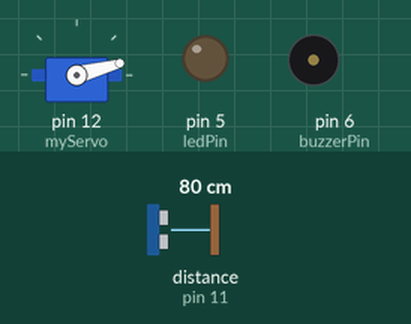
A sketch run on a simulated Arduino Uno, built with avr-gcc and run on an emulated ATmega328P. Shown: servo, output pins drawn as LEDs (lit = HIGH), buzzer (waves = sounding). Wiring (inferred from the names in the program): ultrasonic range finder: trigger pin 10; echo pin 11. The inputs (shaded band) are chosen by the test bench; at power-on: distance to the obstacle (sensor on pin 11) 80 cm. The echo pulse lasts 58.3 µs per cm; pins used as bus, display or sensor lines are not drawn; what the sketch prints to the serial monitor is not drawn.

Above: at 0.01 s.
1.3 s: distance to the obstacle (sensor on pin 11) set to 2 cm
At 2.1 s:
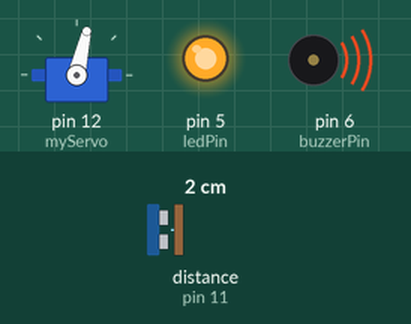
4.3 s: distance to the obstacle (sensor on pin 11) set to 19 cm
7.3 s: distance to the obstacle (sensor on pin 11) set to 24 cm
At 8.4 s:
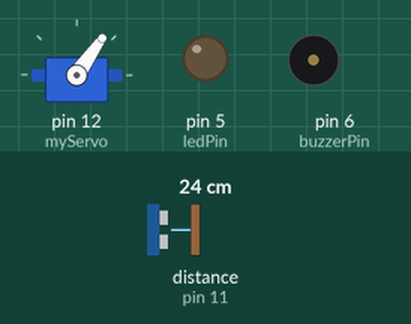
10.3 s: distance to the obstacle (sensor on pin 11) set to 18 cm
At 11.3 s:
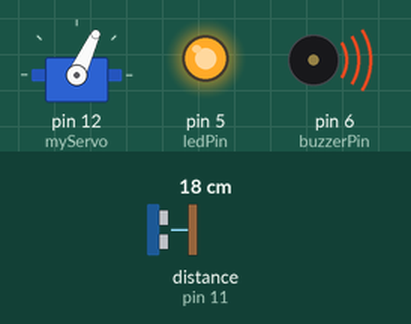
13.3 s: distance to the obstacle (sensor on pin 11) set to 35 cm
At 14.54 s:
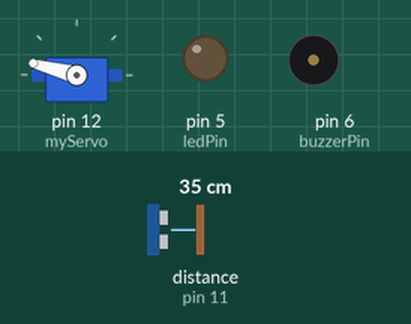
16.3 s: distance to the obstacle (sensor on pin 11) set to 4 cm
At 17.3 s:
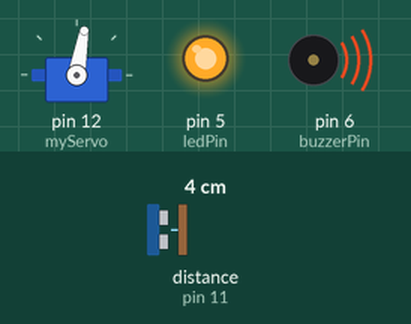
Timing chart, 0 to 20.3 s (numbered marks = the images above; inputs shaded):
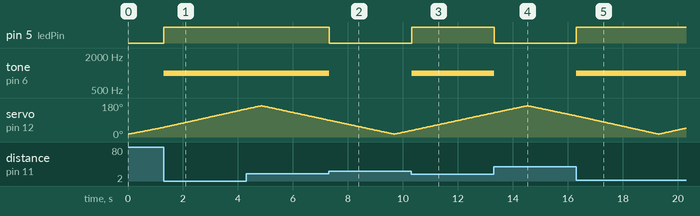

The sketch:

ArduinoCode_radar_sensor_W_BUZZER_and_LED_.ino
```cpp
#include <Servo.h>

const int trigPin = 10;
const int echoPin = 11;
const int ledPin = 5;

long duration;
int distance;
const int buzzerPin = 6;
Servo myServo;
void setup() {
  pinMode(trigPin, OUTPUT);
  pinMode(echoPin, INPUT);
  pinMode(ledPin, OUTPUT);
  Serial.begin(9600);
  myServo.attach(12); // Defines on which pin is the servo motor attached
  pinMode(buzzerPin, OUTPUT);
}

void loop() {
  // rotates the servo motor from 15 to 165 degrees
  for (int i = 15; i <= 165; i++) {
    myServo.write(i);
    delay(30);
    distance = calculateDistance();

    // Turns the LED on if something is detected within 20cm, off otherwise
    if (distance < 20) {
      digitalWrite(ledPin, HIGH);
    } else {
      digitalWrite(ledPin, LOW);
    }
    if (distance < 20) {
  digitalWrite(ledPin, HIGH);
  tone(buzzerPin, 1000); // beeps at 1000Hz
} else {
  digitalWrite(ledPin, LOW);
  noTone(buzzerPin);
}
    Serial.print(i);
    Serial.print(",");
    Serial.print(distance);
    Serial.print(".");
  }
  // Repeats the previous lines from 165 to 15 degrees

  for (int i = 165; i > 15; i--) {
    myServo.write(i);
    delay(30);
    distance = calculateDistance();

    if (distance < 20) {
      digitalWrite(ledPin, HIGH);
    } else {
      digitalWrite(ledPin, LOW);
    }
    if (distance < 20) {
  digitalWrite(ledPin, HIGH);
  tone(buzzerPin, 1000); // beeps at 1000Hz
} else {
  digitalWrite(ledPin, LOW);
  noTone(buzzerPin);
}
    Serial.print(i);
    Serial.print(",");
    Serial.print(distance);
    Serial.print(".");
  }
}

// Function for calculating the distance measured by the Ultrasonic sensor
int calculateDistance() {

  digitalWrite(trigPin, LOW);
  delayMicroseconds(2);
  digitalWrite(trigPin, HIGH);
  delayMicroseconds(10);
  digitalWrite(trigPin, LOW);
  duration = pulseIn(echoPin, HIGH);
  distance = duration * 0.034 / 2;
  return distance;

}
```

Measured:
- the behaviour switches between 20 and 21 cm on distance to the obstacle (sensor on pin 11) (found by bisection; images 1 and 2)
- after the input at 1.3 s, pin 5 (ledPin): LOW → HIGH at once; tone on pin 6 (buzzerPin): silent → 1000 Hz at once
- after the input at 7.3 s, pin 5 (ledPin): HIGH → LOW at once; tone on pin 6 (buzzerPin): 1000 Hz → silent at once
- after the input at 10.3 s, pin 5 (ledPin): LOW → HIGH at once; tone on pin 6 (buzzerPin): silent → 1000 Hz at once
- after the input at 13.3 s, pin 5 (ledPin): HIGH → LOW at once; tone on pin 6 (buzzerPin): 1000 Hz → silent at once
- after the input at 16.3 s, pin 5 (ledPin): LOW → HIGH at once; tone on pin 6 (buzzerPin): silent → 1000 Hz at once
